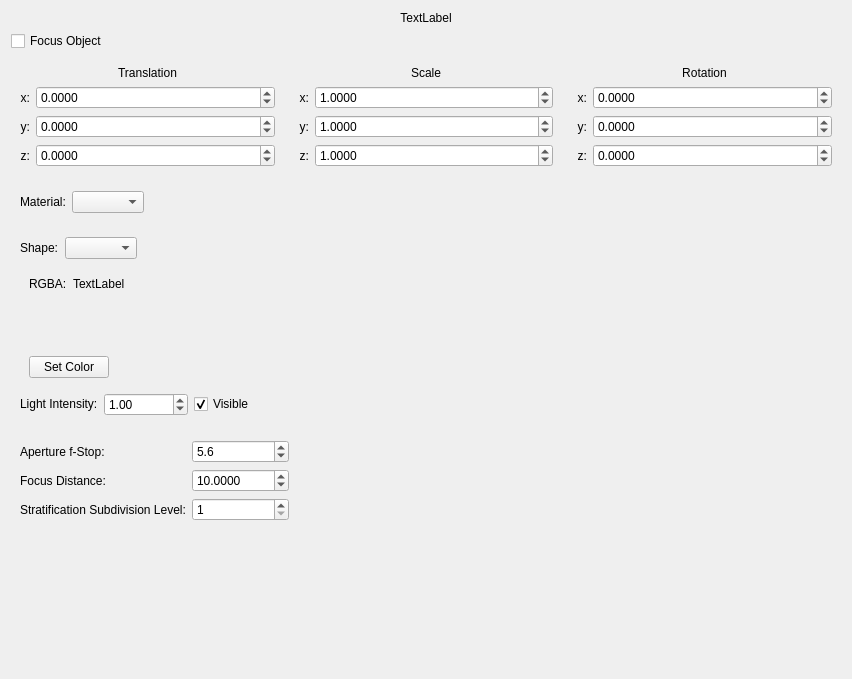
<?xml version="1.0" encoding="UTF-8"?>
<ui version="4.0">
 <class>AttributeEditor</class>
 <widget class="QWidget" name="AttributeEditor">
  <property name="geometry">
   <rect>
    <x>0</x>
    <y>0</y>
    <width>852</width>
    <height>679</height>
   </rect>
  </property>
  <property name="windowTitle">
   <string>Form</string>
  </property>
  <layout class="QVBoxLayout" name="verticalLayout_4">
   <item>
    <widget class="QLabel" name="name">
     <property name="sizePolicy">
      <sizepolicy hsizetype="Minimum" vsizetype="Maximum">
       <horstretch>0</horstretch>
       <verstretch>0</verstretch>
      </sizepolicy>
     </property>
     <property name="text">
      <string>TextLabel</string>
     </property>
     <property name="alignment">
      <set>Qt::AlignCenter</set>
     </property>
    </widget>
   </item>
   <item>
    <widget class="QCheckBox" name="focusCheckBox">
     <property name="sizePolicy">
      <sizepolicy hsizetype="Minimum" vsizetype="Maximum">
       <horstretch>0</horstretch>
       <verstretch>0</verstretch>
      </sizepolicy>
     </property>
     <property name="text">
      <string>Focus Object</string>
     </property>
    </widget>
   </item>
   <item>
    <layout class="QHBoxLayout" name="horizontalLayout_6">
     <item>
      <widget class="QWidget" name="translationWidget" native="true">
       <property name="sizePolicy">
        <sizepolicy hsizetype="Preferred" vsizetype="Maximum">
         <horstretch>0</horstretch>
         <verstretch>0</verstretch>
        </sizepolicy>
       </property>
       <property name="minimumSize">
        <size>
         <width>0</width>
         <height>0</height>
        </size>
       </property>
       <layout class="QVBoxLayout" name="verticalLayout">
        <item>
         <widget class="QLabel" name="label_4">
          <property name="sizePolicy">
           <sizepolicy hsizetype="Minimum" vsizetype="Maximum">
            <horstretch>0</horstretch>
            <verstretch>0</verstretch>
           </sizepolicy>
          </property>
          <property name="text">
           <string>Translation</string>
          </property>
          <property name="alignment">
           <set>Qt::AlignCenter</set>
          </property>
         </widget>
        </item>
        <item>
         <layout class="QFormLayout" name="formLayout">
          <item row="0" column="0">
           <widget class="QLabel" name="label">
            <property name="text">
             <string>x:</string>
            </property>
            <property name="alignment">
             <set>Qt::AlignRight|Qt::AlignTrailing|Qt::AlignVCenter</set>
            </property>
           </widget>
          </item>
          <item row="0" column="1">
           <widget class="QDoubleSpinBox" name="xTranslationSpinbox">
            <property name="accelerated">
             <bool>true</bool>
            </property>
            <property name="decimals">
             <number>4</number>
            </property>
            <property name="minimum">
             <double>-1000000.000000000000000</double>
            </property>
            <property name="maximum">
             <double>1000000.000000000000000</double>
            </property>
            <property name="singleStep">
             <double>0.100000000000000</double>
            </property>
           </widget>
          </item>
          <item row="1" column="0">
           <widget class="QLabel" name="label_2">
            <property name="text">
             <string>y:</string>
            </property>
            <property name="alignment">
             <set>Qt::AlignRight|Qt::AlignTrailing|Qt::AlignVCenter</set>
            </property>
           </widget>
          </item>
          <item row="1" column="1">
           <widget class="QDoubleSpinBox" name="yTranslationSpinbox">
            <property name="accelerated">
             <bool>true</bool>
            </property>
            <property name="decimals">
             <number>4</number>
            </property>
            <property name="minimum">
             <double>-1000000.000000000000000</double>
            </property>
            <property name="maximum">
             <double>1000000.000000000000000</double>
            </property>
            <property name="singleStep">
             <double>0.100000000000000</double>
            </property>
           </widget>
          </item>
          <item row="2" column="0">
           <widget class="QLabel" name="label_3">
            <property name="text">
             <string>z:</string>
            </property>
            <property name="alignment">
             <set>Qt::AlignRight|Qt::AlignTrailing|Qt::AlignVCenter</set>
            </property>
           </widget>
          </item>
          <item row="2" column="1">
           <widget class="QDoubleSpinBox" name="zTranslationSpinbox">
            <property name="accelerated">
             <bool>true</bool>
            </property>
            <property name="decimals">
             <number>4</number>
            </property>
            <property name="minimum">
             <double>-1000000.000000000000000</double>
            </property>
            <property name="maximum">
             <double>1000000.000000000000000</double>
            </property>
            <property name="singleStep">
             <double>0.100000000000000</double>
            </property>
           </widget>
          </item>
         </layout>
        </item>
       </layout>
      </widget>
     </item>
     <item>
      <widget class="QWidget" name="scaleWidget" native="true">
       <property name="sizePolicy">
        <sizepolicy hsizetype="Preferred" vsizetype="Maximum">
         <horstretch>0</horstretch>
         <verstretch>0</verstretch>
        </sizepolicy>
       </property>
       <property name="minimumSize">
        <size>
         <width>0</width>
         <height>0</height>
        </size>
       </property>
       <layout class="QVBoxLayout" name="verticalLayout_3">
        <item>
         <widget class="QLabel" name="label_5">
          <property name="sizePolicy">
           <sizepolicy hsizetype="Minimum" vsizetype="Maximum">
            <horstretch>0</horstretch>
            <verstretch>0</verstretch>
           </sizepolicy>
          </property>
          <property name="text">
           <string>Scale</string>
          </property>
          <property name="alignment">
           <set>Qt::AlignCenter</set>
          </property>
         </widget>
        </item>
        <item>
         <layout class="QFormLayout" name="formLayout_2">
          <property name="sizeConstraint">
           <enum>QLayout::SetFixedSize</enum>
          </property>
          <item row="0" column="0">
           <widget class="QLabel" name="label_6">
            <property name="text">
             <string>x:</string>
            </property>
            <property name="alignment">
             <set>Qt::AlignRight|Qt::AlignTrailing|Qt::AlignVCenter</set>
            </property>
           </widget>
          </item>
          <item row="1" column="0">
           <widget class="QLabel" name="label_7">
            <property name="text">
             <string>y:</string>
            </property>
            <property name="alignment">
             <set>Qt::AlignRight|Qt::AlignTrailing|Qt::AlignVCenter</set>
            </property>
           </widget>
          </item>
          <item row="2" column="0">
           <widget class="QLabel" name="label_8">
            <property name="text">
             <string>z:</string>
            </property>
            <property name="alignment">
             <set>Qt::AlignRight|Qt::AlignTrailing|Qt::AlignVCenter</set>
            </property>
           </widget>
          </item>
          <item row="0" column="1">
           <widget class="QDoubleSpinBox" name="xScaleSpinbox">
            <property name="accelerated">
             <bool>true</bool>
            </property>
            <property name="decimals">
             <number>4</number>
            </property>
            <property name="minimum">
             <double>0.010000000000000</double>
            </property>
            <property name="maximum">
             <double>1000000.000000000000000</double>
            </property>
            <property name="singleStep">
             <double>0.100000000000000</double>
            </property>
            <property name="value">
             <double>1.000000000000000</double>
            </property>
           </widget>
          </item>
          <item row="1" column="1">
           <widget class="QDoubleSpinBox" name="yScaleSpinbox">
            <property name="accelerated">
             <bool>true</bool>
            </property>
            <property name="decimals">
             <number>4</number>
            </property>
            <property name="minimum">
             <double>0.010000000000000</double>
            </property>
            <property name="maximum">
             <double>1000000.000000000000000</double>
            </property>
            <property name="singleStep">
             <double>0.100000000000000</double>
            </property>
            <property name="value">
             <double>1.000000000000000</double>
            </property>
           </widget>
          </item>
          <item row="2" column="1">
           <widget class="QDoubleSpinBox" name="zScaleSpinbox">
            <property name="accelerated">
             <bool>true</bool>
            </property>
            <property name="decimals">
             <number>4</number>
            </property>
            <property name="minimum">
             <double>0.010000000000000</double>
            </property>
            <property name="maximum">
             <double>1000000.000000000000000</double>
            </property>
            <property name="singleStep">
             <double>0.100000000000000</double>
            </property>
            <property name="value">
             <double>1.000000000000000</double>
            </property>
           </widget>
          </item>
         </layout>
        </item>
       </layout>
      </widget>
     </item>
     <item>
      <widget class="QWidget" name="rotationWidget" native="true">
       <property name="sizePolicy">
        <sizepolicy hsizetype="Preferred" vsizetype="Maximum">
         <horstretch>0</horstretch>
         <verstretch>0</verstretch>
        </sizepolicy>
       </property>
       <property name="minimumSize">
        <size>
         <width>0</width>
         <height>0</height>
        </size>
       </property>
       <layout class="QVBoxLayout" name="verticalLayout_2">
        <item>
         <widget class="QLabel" name="label_9">
          <property name="sizePolicy">
           <sizepolicy hsizetype="Minimum" vsizetype="Maximum">
            <horstretch>0</horstretch>
            <verstretch>0</verstretch>
           </sizepolicy>
          </property>
          <property name="text">
           <string>Rotation</string>
          </property>
          <property name="alignment">
           <set>Qt::AlignCenter</set>
          </property>
         </widget>
        </item>
        <item>
         <layout class="QFormLayout" name="formLayout_5">
          <item row="0" column="1">
           <widget class="QDoubleSpinBox" name="xRotationSpinbox">
            <property name="accelerated">
             <bool>true</bool>
            </property>
            <property name="decimals">
             <number>4</number>
            </property>
            <property name="minimum">
             <double>-1000000.000000000000000</double>
            </property>
            <property name="maximum">
             <double>1000000.000000000000000</double>
            </property>
            <property name="singleStep">
             <double>0.500000000000000</double>
            </property>
           </widget>
          </item>
          <item row="0" column="0">
           <widget class="QLabel" name="label_10">
            <property name="text">
             <string>x:</string>
            </property>
            <property name="alignment">
             <set>Qt::AlignRight|Qt::AlignTrailing|Qt::AlignVCenter</set>
            </property>
           </widget>
          </item>
          <item row="1" column="0">
           <widget class="QLabel" name="label_11">
            <property name="text">
             <string>y:</string>
            </property>
            <property name="alignment">
             <set>Qt::AlignRight|Qt::AlignTrailing|Qt::AlignVCenter</set>
            </property>
           </widget>
          </item>
          <item row="1" column="1">
           <widget class="QDoubleSpinBox" name="yRotationSpinbox">
            <property name="accelerated">
             <bool>true</bool>
            </property>
            <property name="decimals">
             <number>4</number>
            </property>
            <property name="minimum">
             <double>-1000000.000000000000000</double>
            </property>
            <property name="maximum">
             <double>1000000.000000000000000</double>
            </property>
            <property name="singleStep">
             <double>0.500000000000000</double>
            </property>
           </widget>
          </item>
          <item row="2" column="0">
           <widget class="QLabel" name="label_12">
            <property name="text">
             <string>z:</string>
            </property>
            <property name="alignment">
             <set>Qt::AlignRight|Qt::AlignTrailing|Qt::AlignVCenter</set>
            </property>
           </widget>
          </item>
          <item row="2" column="1">
           <widget class="QDoubleSpinBox" name="zRotationSpinbox">
            <property name="accelerated">
             <bool>true</bool>
            </property>
            <property name="decimals">
             <number>4</number>
            </property>
            <property name="minimum">
             <double>-1000000.000000000000000</double>
            </property>
            <property name="maximum">
             <double>1000000.000000000000000</double>
            </property>
            <property name="singleStep">
             <double>0.500000000000000</double>
            </property>
           </widget>
          </item>
         </layout>
        </item>
       </layout>
      </widget>
     </item>
    </layout>
   </item>
   <item>
    <widget class="QWidget" name="materialWidget" native="true">
     <property name="sizePolicy">
      <sizepolicy hsizetype="Preferred" vsizetype="Maximum">
       <horstretch>0</horstretch>
       <verstretch>0</verstretch>
      </sizepolicy>
     </property>
     <layout class="QHBoxLayout" name="horizontalLayout_7">
      <item>
       <widget class="QLabel" name="label_18">
        <property name="sizePolicy">
         <sizepolicy hsizetype="Preferred" vsizetype="Maximum">
          <horstretch>0</horstretch>
          <verstretch>0</verstretch>
         </sizepolicy>
        </property>
        <property name="text">
         <string>Material:</string>
        </property>
       </widget>
      </item>
      <item>
       <widget class="QComboBox" name="materialComboBox">
        <property name="maximumSize">
         <size>
          <width>200</width>
          <height>16777215</height>
         </size>
        </property>
       </widget>
      </item>
      <item>
       <spacer name="horizontalSpacer_6">
        <property name="orientation">
         <enum>Qt::Horizontal</enum>
        </property>
        <property name="sizeHint" stdset="0">
         <size>
          <width>40</width>
          <height>20</height>
         </size>
        </property>
       </spacer>
      </item>
     </layout>
    </widget>
   </item>
   <item>
    <widget class="QWidget" name="lightWidget" native="true">
     <property name="sizePolicy">
      <sizepolicy hsizetype="Preferred" vsizetype="Maximum">
       <horstretch>0</horstretch>
       <verstretch>0</verstretch>
      </sizepolicy>
     </property>
     <property name="minimumSize">
      <size>
       <width>0</width>
       <height>0</height>
      </size>
     </property>
     <layout class="QVBoxLayout" name="verticalLayout_5">
      <item>
       <layout class="QHBoxLayout" name="horizontalLayout_4">
        <item>
         <widget class="QLabel" name="label_17">
          <property name="sizePolicy">
           <sizepolicy hsizetype="Preferred" vsizetype="Maximum">
            <horstretch>0</horstretch>
            <verstretch>0</verstretch>
           </sizepolicy>
          </property>
          <property name="text">
           <string>Shape:</string>
          </property>
         </widget>
        </item>
        <item>
         <widget class="QComboBox" name="shapeComboBox"/>
        </item>
        <item>
         <spacer name="horizontalSpacer_4">
          <property name="orientation">
           <enum>Qt::Horizontal</enum>
          </property>
          <property name="sizeHint" stdset="0">
           <size>
            <width>40</width>
            <height>20</height>
           </size>
          </property>
         </spacer>
        </item>
       </layout>
      </item>
      <item>
       <widget class="QWidget" name="colorWidget" native="true">
        <layout class="QVBoxLayout" name="verticalLayout_6">
         <item>
          <layout class="QHBoxLayout" name="horizontalLayout_3">
           <item>
            <widget class="QLabel" name="name_2">
             <property name="text">
              <string>RGBA:</string>
             </property>
            </widget>
           </item>
           <item>
            <widget class="QLabel" name="labelRGBA">
             <property name="text">
              <string>TextLabel</string>
             </property>
            </widget>
           </item>
           <item>
            <spacer name="horizontalSpacer_3">
             <property name="orientation">
              <enum>Qt::Horizontal</enum>
             </property>
             <property name="sizeHint" stdset="0">
              <size>
               <width>40</width>
               <height>20</height>
              </size>
             </property>
            </spacer>
           </item>
          </layout>
         </item>
         <item>
          <widget class="QWidget" name="colorSwatch" native="true">
           <property name="minimumSize">
            <size>
             <width>50</width>
             <height>50</height>
            </size>
           </property>
           <property name="maximumSize">
            <size>
             <width>50</width>
             <height>50</height>
            </size>
           </property>
           <property name="autoFillBackground">
            <bool>false</bool>
           </property>
           <property name="styleSheet">
            <string notr="true"/>
           </property>
          </widget>
         </item>
         <item>
          <layout class="QHBoxLayout" name="horizontalLayout_5">
           <item>
            <widget class="QPushButton" name="colorPushButton">
             <property name="maximumSize">
              <size>
               <width>100</width>
               <height>16777215</height>
              </size>
             </property>
             <property name="text">
              <string>Set Color</string>
             </property>
            </widget>
           </item>
           <item>
            <spacer name="horizontalSpacer_5">
             <property name="orientation">
              <enum>Qt::Horizontal</enum>
             </property>
             <property name="sizeHint" stdset="0">
              <size>
               <width>40</width>
               <height>20</height>
              </size>
             </property>
            </spacer>
           </item>
          </layout>
         </item>
        </layout>
       </widget>
      </item>
      <item>
       <layout class="QHBoxLayout" name="horizontalLayout_2">
        <item>
         <widget class="QLabel" name="label_16">
          <property name="sizePolicy">
           <sizepolicy hsizetype="Preferred" vsizetype="Maximum">
            <horstretch>0</horstretch>
            <verstretch>0</verstretch>
           </sizepolicy>
          </property>
          <property name="text">
           <string>Light Intensity:</string>
          </property>
         </widget>
        </item>
        <item>
         <widget class="QDoubleSpinBox" name="lightSpinbox">
          <property name="maximum">
           <double>9999999.990000000223517</double>
          </property>
          <property name="singleStep">
           <double>0.250000000000000</double>
          </property>
          <property name="value">
           <double>1.000000000000000</double>
          </property>
         </widget>
        </item>
        <item>
         <widget class="QCheckBox" name="checkBoxLightVisible">
          <property name="text">
           <string>Visible</string>
          </property>
          <property name="checked">
           <bool>true</bool>
          </property>
         </widget>
        </item>
        <item>
         <spacer name="horizontalSpacer_2">
          <property name="orientation">
           <enum>Qt::Horizontal</enum>
          </property>
          <property name="sizeHint" stdset="0">
           <size>
            <width>40</width>
            <height>20</height>
           </size>
          </property>
         </spacer>
        </item>
       </layout>
      </item>
     </layout>
    </widget>
   </item>
   <item>
    <widget class="QWidget" name="cameraWidget" native="true">
     <property name="sizePolicy">
      <sizepolicy hsizetype="Preferred" vsizetype="Maximum">
       <horstretch>0</horstretch>
       <verstretch>0</verstretch>
      </sizepolicy>
     </property>
     <layout class="QHBoxLayout" name="horizontalLayout">
      <item>
       <layout class="QFormLayout" name="formLayout_4">
        <property name="sizeConstraint">
         <enum>QLayout::SetMaximumSize</enum>
        </property>
        <property name="fieldGrowthPolicy">
         <enum>QFormLayout::AllNonFixedFieldsGrow</enum>
        </property>
        <item row="0" column="0">
         <widget class="QLabel" name="label_13">
          <property name="text">
           <string>Aperture f-Stop:</string>
          </property>
         </widget>
        </item>
        <item row="0" column="1">
         <widget class="QDoubleSpinBox" name="fStopSpinbox">
          <property name="accelerated">
           <bool>true</bool>
          </property>
          <property name="decimals">
           <number>1</number>
          </property>
          <property name="minimum">
           <double>0.100000000000000</double>
          </property>
          <property name="maximum">
           <double>100000.000000000000000</double>
          </property>
          <property name="singleStep">
           <double>0.100000000000000</double>
          </property>
          <property name="value">
           <double>5.600000000000000</double>
          </property>
         </widget>
        </item>
        <item row="1" column="0">
         <widget class="QLabel" name="label_14">
          <property name="text">
           <string>Focus Distance:</string>
          </property>
         </widget>
        </item>
        <item row="1" column="1">
         <widget class="QDoubleSpinBox" name="focusDistanceSpinbox">
          <property name="accelerated">
           <bool>true</bool>
          </property>
          <property name="decimals">
           <number>4</number>
          </property>
          <property name="minimum">
           <double>0.001000000000000</double>
          </property>
          <property name="maximum">
           <double>1000000.000000000000000</double>
          </property>
          <property name="singleStep">
           <double>0.100000000000000</double>
          </property>
          <property name="value">
           <double>10.000000000000000</double>
          </property>
         </widget>
        </item>
        <item row="2" column="0">
         <widget class="QLabel" name="label_15">
          <property name="text">
           <string>Stratification Subdivision Level:</string>
          </property>
         </widget>
        </item>
        <item row="2" column="1">
         <widget class="QSpinBox" name="stratificationSpinbox">
          <property name="minimum">
           <number>1</number>
          </property>
          <property name="maximum">
           <number>5</number>
          </property>
          <property name="value">
           <number>1</number>
          </property>
         </widget>
        </item>
       </layout>
      </item>
      <item>
       <spacer name="horizontalSpacer">
        <property name="orientation">
         <enum>Qt::Horizontal</enum>
        </property>
        <property name="sizeHint" stdset="0">
         <size>
          <width>280</width>
          <height>20</height>
         </size>
        </property>
       </spacer>
      </item>
     </layout>
    </widget>
   </item>
   <item>
    <spacer name="verticalSpacer">
     <property name="orientation">
      <enum>Qt::Vertical</enum>
     </property>
     <property name="sizeHint" stdset="0">
      <size>
       <width>20</width>
       <height>40</height>
      </size>
     </property>
    </spacer>
   </item>
  </layout>
 </widget>
 <resources/>
 <connections/>
</ui>
